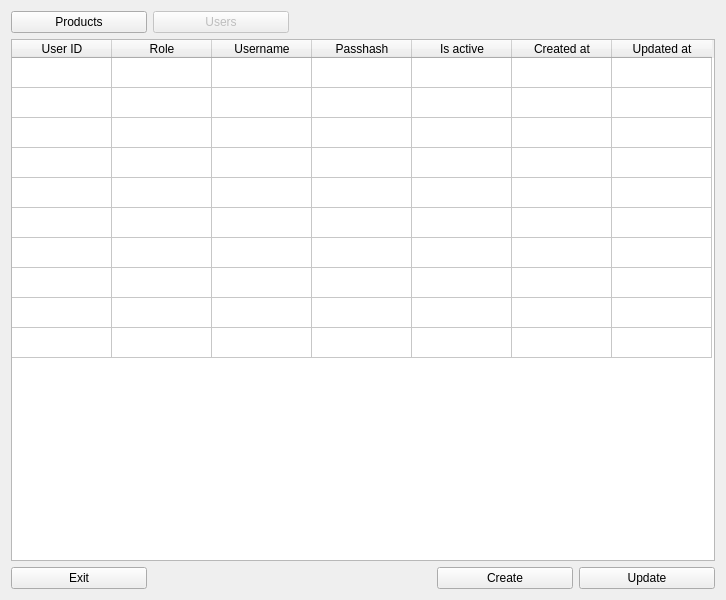
<?xml version="1.0" encoding="UTF-8"?>
<ui version="4.0">
 <class>user_view</class>
 <widget class="QWidget" name="user_view">
  <property name="geometry">
   <rect>
    <x>0</x>
    <y>0</y>
    <width>726</width>
    <height>600</height>
   </rect>
  </property>
  <property name="minimumSize">
   <size>
    <width>0</width>
    <height>0</height>
   </size>
  </property>
  <property name="windowTitle">
   <string>Form</string>
  </property>
  <layout class="QGridLayout" name="gridLayout">
   <item row="5" column="0">
    <widget class="QPushButton" name="exit_button">
     <property name="text">
      <string>Exit</string>
     </property>
    </widget>
   </item>
   <item row="0" column="1">
    <widget class="QPushButton" name="dummy_button">
     <property name="enabled">
      <bool>false</bool>
     </property>
     <property name="text">
      <string>Users</string>
     </property>
    </widget>
   </item>
   <item row="5" column="1" colspan="2">
    <spacer name="button_spacer">
     <property name="orientation">
      <enum>Qt::Horizontal</enum>
     </property>
     <property name="sizeHint" stdset="0">
      <size>
       <width>40</width>
       <height>20</height>
      </size>
     </property>
    </spacer>
   </item>
   <item row="5" column="4">
    <widget class="QPushButton" name="update_button">
     <property name="text">
      <string>Update</string>
     </property>
    </widget>
   </item>
   <item row="0" column="0">
    <widget class="QPushButton" name="product_button">
     <property name="enabled">
      <bool>true</bool>
     </property>
     <property name="text">
      <string>Products</string>
     </property>
    </widget>
   </item>
   <item row="1" column="0" colspan="5">
    <widget class="QTableWidget" name="user_table_widget">
     <property name="baseSize">
      <size>
       <width>0</width>
       <height>0</height>
      </size>
     </property>
     <property name="rowCount">
      <number>10</number>
     </property>
     <property name="columnCount">
      <number>7</number>
     </property>
     <attribute name="horizontalHeaderVisible">
      <bool>true</bool>
     </attribute>
     <attribute name="horizontalHeaderCascadingSectionResizes">
      <bool>false</bool>
     </attribute>
     <attribute name="verticalHeaderVisible">
      <bool>false</bool>
     </attribute>
     <attribute name="verticalHeaderHighlightSections">
      <bool>true</bool>
     </attribute>
     <row/>
     <row/>
     <row/>
     <row/>
     <row/>
     <row/>
     <row/>
     <row/>
     <row/>
     <row/>
     <column>
      <property name="text">
       <string>User ID</string>
      </property>
     </column>
     <column>
      <property name="text">
       <string>Role</string>
      </property>
     </column>
     <column>
      <property name="text">
       <string>Username</string>
      </property>
     </column>
     <column>
      <property name="text">
       <string>Passhash</string>
      </property>
     </column>
     <column>
      <property name="text">
       <string>Is active</string>
      </property>
     </column>
     <column>
      <property name="text">
       <string>Created at</string>
      </property>
     </column>
     <column>
      <property name="text">
       <string>Updated at</string>
      </property>
     </column>
    </widget>
   </item>
   <item row="5" column="3">
    <widget class="QPushButton" name="create_button">
     <property name="text">
      <string>Create</string>
     </property>
    </widget>
   </item>
  </layout>
 </widget>
 <resources/>
 <connections/>
</ui>
